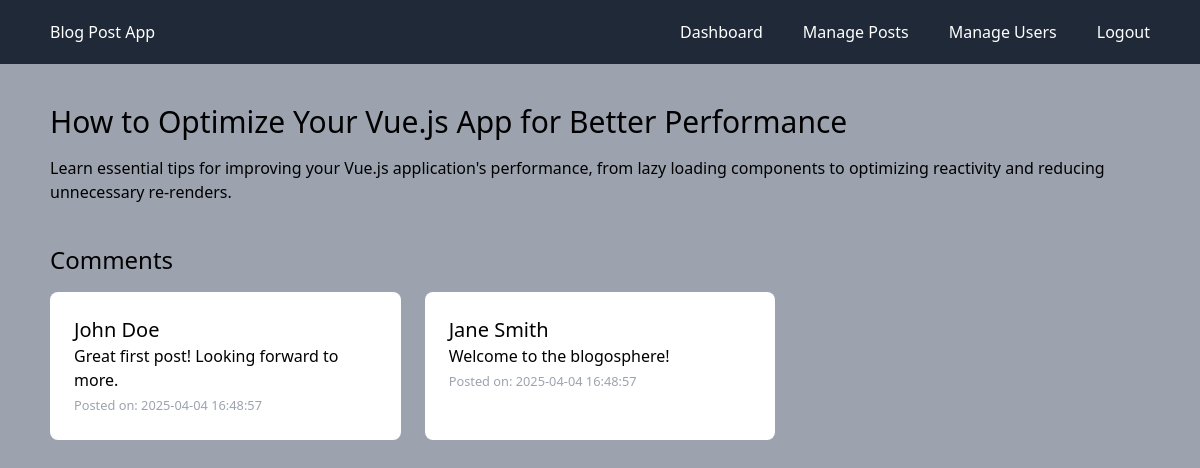
The app's page /posts/1 (signed in) with its own data.
### tables this page shows
CREATE TABLE posts(
  id INTEGER PRIMARY KEY AUTOINCREMENT,
  user_id INTEGER NOT NULL,
  title TEXT NOT NULL,
  content TEXT NOT NULL,
  views INTEGER NOT NULL DEFAULT 0,
  created_at DATETIME DEFAULT CURRENT_TIMESTAMP,
  FOREIGN KEY (user_id) REFERENCES users (id)
);

CREATE TABLE comments(
  id INTEGER PRIMARY KEY AUTOINCREMENT,
  user_id INTEGER NOT NULL,
  post_id INTEGER NOT NULL,
  content TEXT NOT NULL,
  created_at DATETIME DEFAULT CURRENT_TIMESTAMP,
  FOREIGN KEY (user_id) REFERENCES users (id),
  FOREIGN KEY (post_id) REFERENCES posts (id)
);

CREATE TABLE users(
  id INTEGER PRIMARY KEY AUTOINCREMENT,
  name TEXT NOT NULL,
  email TEXT UNIQUE NOT NULL,
  password TEXT NOT NULL,
  role TEXT NOT NULL DEFAULT 'non-admin',
  created_at DATETIME DEFAULT CURRENT_TIMESTAMP
);

### core/View.php (called while the page is built, shortened)
<?php
class View {
  protected static $globals = [];
  public static function share(string $key, mixed $value): void {
    static::$globals[$key] = $value;
  }
  public static function render(string $template, array $data = [], ?string $layout = null): string {
    $data = [...$data, ...static::$globals];
    $content = static::renderTemplate($template, $data);
    return static::renderLayout($layout, $data, $content);
  }
  protected static function renderTemplate(string $template, array $data): string {
    extract($data);
    $path = dirname(__DIR__) . "/app/views/{$template}.php";
    require $path;
    return ob_get_clean();
  }
  protected static function renderLayout(?string $template, array $data, string $content): string {
    return ob_get_clean();
  }
}

### app/controllers/PostController.php (called while the page is built, shortened)
<?php
class PostController {
  public function show($id) {
    $post = Post::find($id);
    $comments = Comment::getCommentsByPostId($id);
    $user = Auth::user();
    if ($user !== null) {
      if ($user->role === 'admin') {
        return View::render("posts/show", ['post' => $post, 'comments' => $comments], 'layout/admin');
      } else {
        return View::render("posts/show", ['post' => $post, 'comments' => $comments], 'layout/main');
      }
    }
    return View::render("posts/show", ['post' => $post, 'comments' => $comments], 'layout/main');
  }
}

### core/Router.php (called while the page is built, shortened)
<?php
class Router {
  protected array $routes = [];
  protected array $globalMiddlewares = [];
  protected array $routeMiddlewares = [];
  public function add(string $method, string $uri, string $controller, array $middlewares = []): void {
    $this->routes[] = [
      'uri' => $uri,
      'method' => $method,
      'controller' => $controller,
      'middlewares' => $middlewares
    ];
  }
  public function addGlobalMiddleware(string $middleware): void {
    $this->globalMiddlewares[] = $middleware;
  }
  public function addRouteMiddleware(string $name, string $middleware): void {
    $this->routeMiddlewares[$name] = $middleware;
  }
  public function dispatch(string $uri, string $method): \Closure {
    $route = $this->findRoute($uri, $method);
    $middlewares = [
      ...$this->globalMiddlewares,
      ...array_map(fn($name) => $this->routeMiddlewares[$name], $route['middlewares']),
    ];
    return $this->runMiddleware(
      $middlewares,
      function () use($route) {
        [$controller, $action] = explode('@', $route['controller']);
        return $this->callAction($controller, $action, $route['params']);
      },
    );
  }
  protected function runMiddleware(array $middlewares, callable $target): mixed {
    $next = $target;
    foreach(array_reverse($middlewares) as $middleware) {
      $next = fn() => (new $middleware)->handle($next);
    }
    return $next();
  }
  protected function findRoute(string $uri, string $method): ?array {
    foreach($this->routes as $route) {
      $params = $this->matchRoute($route['uri'], $uri);
      if ($params !== null && $route['method'] === $method) {
        return [...$route, 'params' => $params];
      }
    }
    return null;
  }
  protected function matchRoute(string $routeUri, string $requestUri): ?array {
    $routeSegments = explode("/", trim($routeUri, "/"));
    $requestSegments = explode("/", trim($requestUri, "/"));
    if (count($routeSegments) !== count($requestSegments)) {
      return null;
    }
    $params = [];
    foreach($routeSegments as $index => $routeSegment) {
      if (str_starts_with($routeSegment, "{") && str_ends_with($routeSegment, "}")) {
        $params[trim($routeSegment, "{}")] = $requestSegments[$index];
      } elseif ($routeSegment !== $requestSegments[$index]) {
        return null;
      }
    }
    return $params;
  }
  protected function callAction(string $controller, string $action, array $params): string {
    return (new $controllerClass)->$action(...$params);
  }
}

### core/App.php (called while the page is built, shortened)
<?php
class App {
  protected static array $container = [];
  public static function bind(string $key, mixed $value): void {
    static::$container[$key] = $value;
  }
  public static function get(string $key): mixed {
    return static::$container[$key];
  }
}

### core/Model.php (called while the page is built, shortened)
<?php
abstract class Model {
  protected static $table;
  public static function find(mixed $id): static|bool|null {
    $db = App::get('database');
    return $db->fetch('SELECT * FROM ' . static::$table . ' WHERE id = ?', [$id], static::class);
  }
}

### core/Database.php (called while the page is built, shortened)
<?php
class Database {
  protected $pdo;
  public function __construct(array $config) {
    try {
      $dsn = $this->createDsn($config);
      $username = $config['username'] ?? null;
      $password = $config['password'] ?? null;
      $options = $config['options'] ?? null;
      $this->pdo = new PDO($dsn, $username, $password, $options);
      $this->pdo->setAttribute(PDO::ATTR_ERRMODE, PDO::ERRMODE_EXCEPTION);
    } catch (PDOException  $e) {
      throw new Exception('Could not connect to database.');
    }
  }
  protected function createDsn(array $config): string {
    $driver = $config['driver'];
    $dbname = $config['dbname'];
    return match($driver) {
      'sqlite' => 'sqlite:' . $dbname,
      default => throw new Exception('Unsupported driver'),
    };
  }
  public function query(string $sql, array $params = []): PDOStatement {
    $stmt = $this->pdo->prepare($sql);
    $stmt->execute($params);
    return $stmt;
  }
  public function fetchAll(string $sql, array $params = [], ?string $className = null): array {
    $stmt = $this->query($sql, $params);
    return $className ? $stmt->fetchAll(PDO::FETCH_CLASS, $className) : $stmt->fetchAll(PDO::FETCH_ASSOC);
  }
  public function fetch(string $sql, array $params, ?string $className = null): mixed {
    $stmt = $this->query($sql, $params);
    $stmt->setFetchMode($className ? PDO::FETCH_CLASS : PDO::FETCH_ASSOC, $className);
    return $stmt->fetch();
  }
}

### app/models/Comment.php (called while the page is built, shortened)
<?php
class Comment extends Model {
  protected static $table = 'comments';
  public static  function getCommentsByPostId($postId) {
    $db = App::get('database');
    $query = 'SELECT comments.*, users.name AS user_name  FROM ' . static::$table . ' INNER JOIN users ON comments.user_id = users.id WHERE comments.post_id = ? ORDER BY created_at DESC';
    $params = [$postId];
    return $db->fetchAll($query, $params, static::class);
  }
}

### app/views/posts/show.php (the view, shortened to what this page needs)
<div class="w-[1100px] my-10">
  <article class="mb-10">
    <h1 class="text-3xl mb-4"><?= htmlspecialchars($post->title); ?></h1>
    <p><?= nl2br(htmlspecialchars($post->content)); ?></p>
  </article>
  <section>
    <h2 class="text-2xl mb-4" id="comments">Comments</h2>
    <div class="grid grid-cols-3 gap-6">
      <?php foreach($comments as $comment): ?>
        <div class="bg-white rounded-lg p-6">
          <h3 class="text-xl"><?= $comment->user_name; ?></h3>
          <p><?= nl2br(htmlspecialchars($comment->content)) ?></p>
          <small class="text-gray-400">Posted on: <?= htmlspecialchars($comment->created_at) ?></small>
        </div>
      <?php endforeach; ?>
    </div>
  </section>
</div>

### records on screen
posts: title "How to Optimize Your Vue.js App for Better Performance", content "Learn essential tips for improving your Vue.js application's performance, from lazy loading components to optimizing reactivity and reducing unnecessary re-renders."
comments: user.name "John Doe", content "Great first post! Looking forward to more.", created_at "2025-04-04 16:48:57"
comments: user.name "Jane Smith", content "Welcome to the blogosphere!", created_at "2025-04-04 16:48:57"
